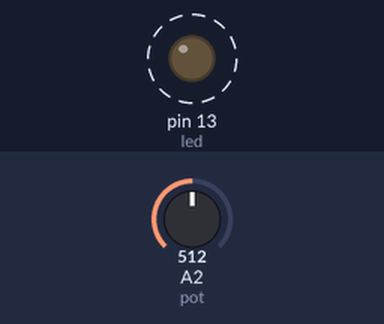
Simulated run of this sketch. Board: Arduino Uno, built with avr-gcc and run on an emulated ATmega328P. Shown: output pins drawn as LEDs (lit = HIGH). Dashed ring = blinking. The test bench sets the inputs (shaded band); at power-on: A2 (pot) = 512.

Above: at 1.8 s.
1.9 s: A2 (pot) set to 0
At 3.2 s:
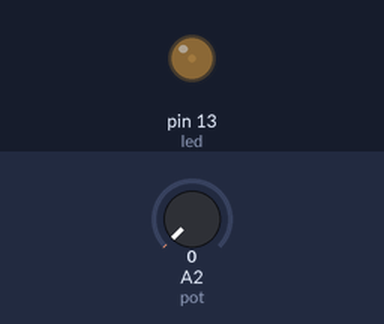
3.6 s: A2 (pot) set to 122
At 3.9 s:
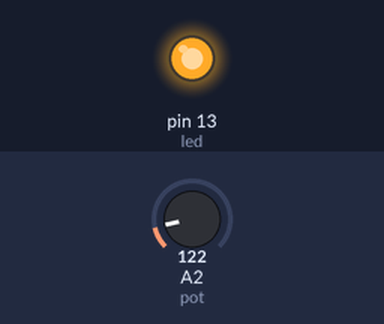
Timing chart, 0 to 13.1 s (numbered marks = the images above; inputs shaded):
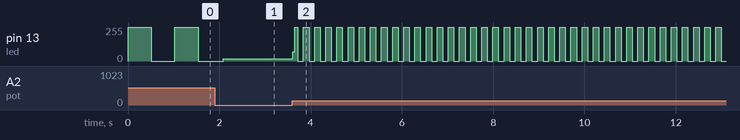

The sketch:

santino.ino
```cpp
int pot=2;
int led=13;
int val=0;


void setup() {
  // put your setup code here, to run once:
pinMode(led, OUTPUT);

}

void loop() {
  // put your main code here, to run repeatedly:
val=analogRead(pot);
digitalWrite(led, HIGH);
delay(val);
digitalWrite(led, LOW);
delay(val);
}
```

Measured:
- after the input at 3.6 s, pin 13 (led): 16/255 → 69/255 at once, then moves between 0/255 and 255/255, repeating every 0.24 s
- by itself, pin 13 (led): alternates 255/255 for 0.51 s and 0/255 for 0.51 s
